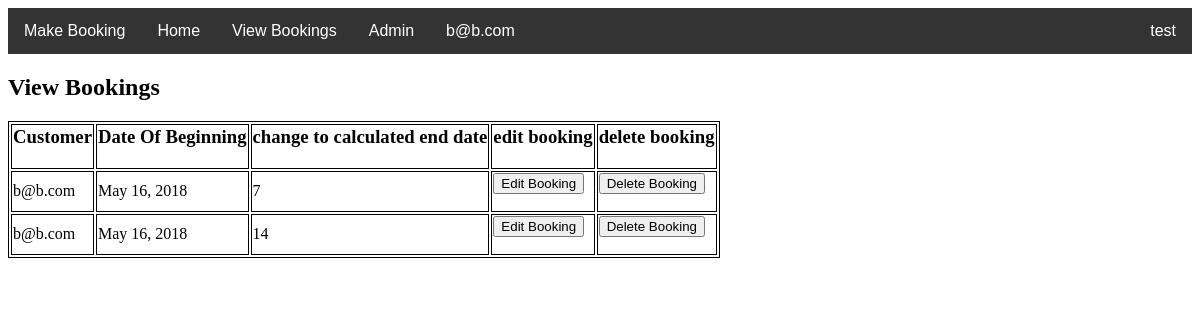
Screenshot of /ParkEasy/view-bookings/ (signed in) with the database file from the repository.
### ParkEasy/models.py (models this page shows, shortened)
class Customer(AbstractUser):
    password = models.TextField(max_length=100, default="")
    email = models.EmailField(max_length=100, default="", unique=True)
    is_staff = models.BooleanField(
        default=False,
        help_text='Designates whether the user can log into this site.',
    )
    address_line1 = models.CharField(max_length=100)
    address_line2 = models.CharField(max_length=100)
    postcode = models.CharField(max_length=16)
    tel_no = models.CharField(max_length=20)
    username = None
    USERNAME_FIELD = 'email'
    REQUIRED_FIELDS = []
    objects = UserManager()
    def get_username(self):
        return self.email

class Booking(models.Model):
    customer = models.ForeignKey(Customer, on_delete=models.CASCADE)
    prices = models.ForeignKey(Prices, on_delete=models.CASCADE, default=1)
    booking_date = models.DateField(default=timezone.now)
    booking_length = models.IntegerField(default=0)

### ParkEasy/views.py (the view)
# urls.py: path('view-bookings/', view_bookings, name="view-bookings"),
def view_bookings(request):
    query_results = Booking.objects.filter(customer=request.user)
    context = {"query_results": query_results}
    return render(request, 'view-bookings.html', context)

### templates/view-bookings.html (shortened to what this page needs)
{% extends 'base.html' %}
{% load static %}
{% block content %}
  <h2>View Bookings</h2>
  <p>
    <table>
        <tr>
            <th><h3>Customer</h3></th>
            <th><h3>Date Of Beginning</h3></th>
            <th><h3>change to calculated end date</h3></th>
            <th><h3>edit booking</h3></th>
            <th><h3>delete booking</h3></th>
        </tr>
 {% for item in query_results %}
        <tr>
            <td>
                {{ item.customer }}
            </td>
            <td>
                {{ item.booking_date }}
            </td>
            <td>
                {{ item.booking_length }}
            </td>
            <td>
            <form action = "{% url 'edit-form' id=item.id %}" method = "POST">
                <input type="submit" name="edit-form" formmethod="post" Value="Edit Booking">
            </form>
            </td>
            <td>
                <form action = "{% url 'delete-booking' id=item.id %}" method = "POST">
                    <input type="submit" name="delete-booking" formmethod="post" Value="Delete Booking">
                </form>
            </td>
{% endfor %}
        </tr>
</table>
</p>
{% endblock %}

### templates/base.html (shortened to what this page needs)
{% load static %}
<link rel="stylesheet" type="text/css" href="{% static 'style.css' %}"/>
<html>
<head>
</head>
<body>
<div class="navbar">
    {% if user.is_authenticated %}
        <a href="{% url 'booking' %}">Make Booking</a>
    {% else %}
        <a href="{% url 'login' %}">login to Make Booking</a>
    {% endif %}
    <a href="{% url 'home' %}">Home</a>
    {% if user.is_authenticated %}
        <a href="{% url 'view-bookings' %}">View Bookings</a>
    {% endif %}
    {% if user.is_superuser %}
        <a href="{% url 'admin:index' %}">Admin</a>
    {% endif %}
    {% if user.is_authenticated %}
        <a href="{% url 'edit' %}">{{ request.user.email }}</a>
    {% endif %}
    <div class="dropdown" style="float:right;">
        <button class="dropbtn">test</button>
    </div>
</div>
{% block content %}
{% endblock content %}
</body>
</html>

### ParkEasy/static/style.css (style rules this page uses)
.navbar { overflow: hidden; background-color: #333; font-family: Arial; }
.navbar a { float: left; font-size: 16px; color: white; text-align: center; padding: 14px 16px; text-decoration: none; }
.dropdown { float: left; overflow: hidden; }
.dropdown .dropbtn { font-size: 16px; border: none; outline: none; color: white; padding: 14px 16px; background-color: inherit; font-family: inherit; margin: 0; }
table, th, td { border: 1px solid black; }

### rows the page displays
Customer: user.email "b@b.com"
Booking: customer "b@b.com", booking_date "May 16, 2018", booking_length "7"
Booking: customer "b@b.com", booking_date "May 16, 2018", booking_length "14"
